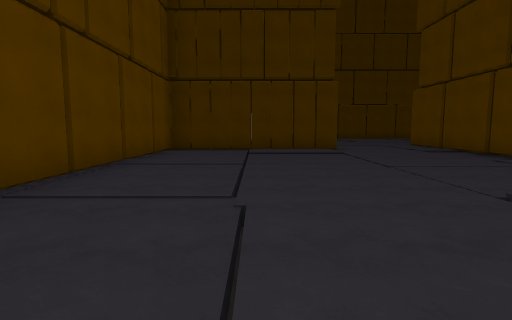
view 1 (above)

16 first-person views from a walk through a 3-D level made in the Unity game engine. The camera is 1.5 m above the floor, tilts 6° down and sees 80° across. The floor is counted in squares, 2.57 m on a side. Each view is taken from the middle of a square. On the plan, view 1 faces up. The plan holds only what a view shows up to about 9 squares ahead; the rest is blank. The place goes on beyond the plan. The player character is not drawn. Some animated figures are not drawn.

view 2
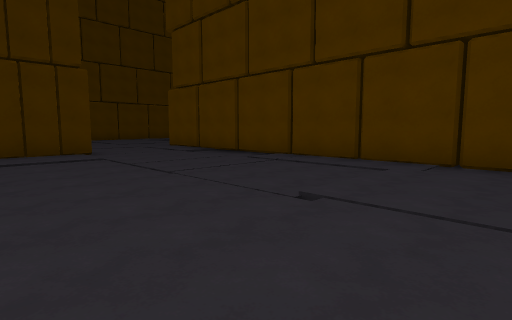

view 3
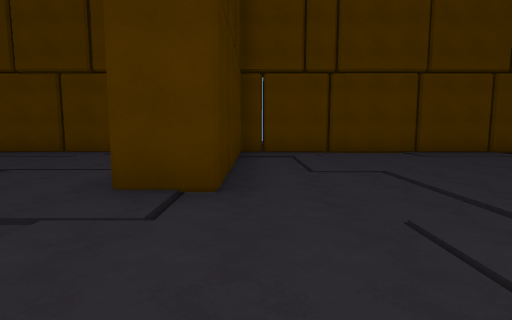

view 4
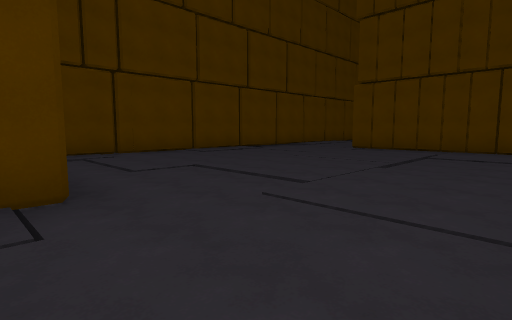

view 5
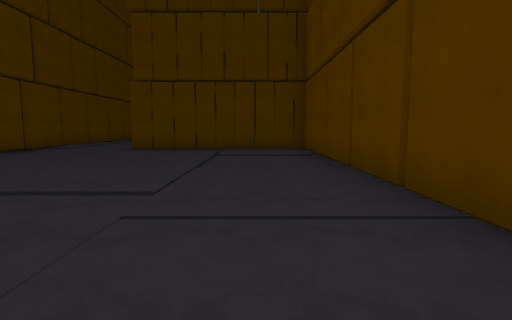

view 6
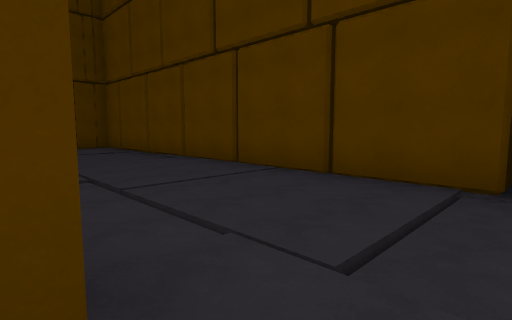

view 7
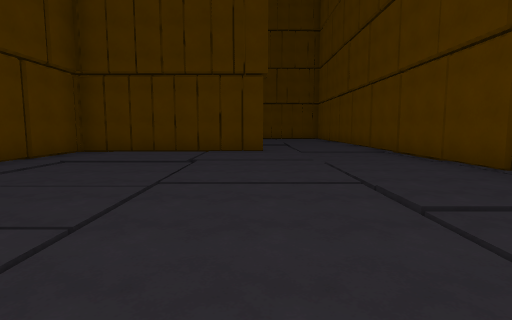

view 8
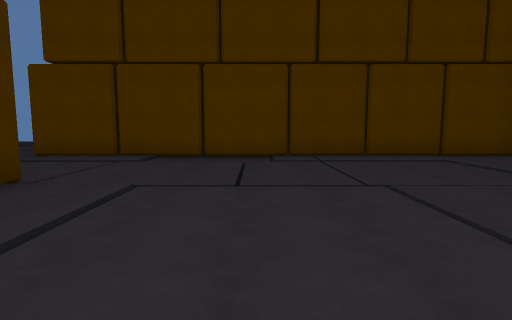

view 9
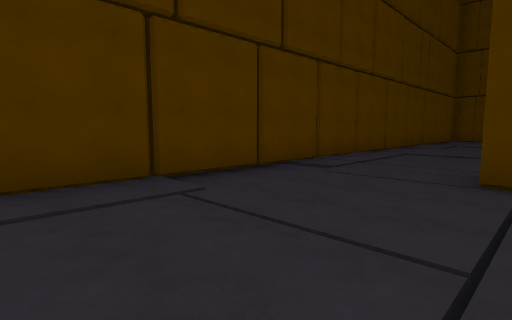

view 10
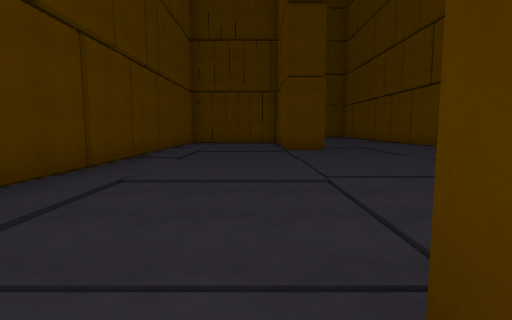

view 11
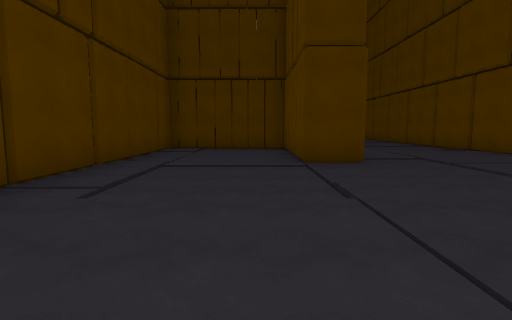

view 12
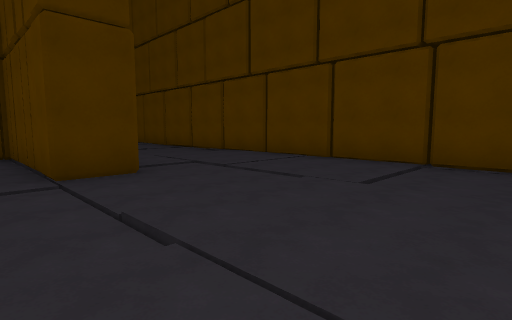

view 13
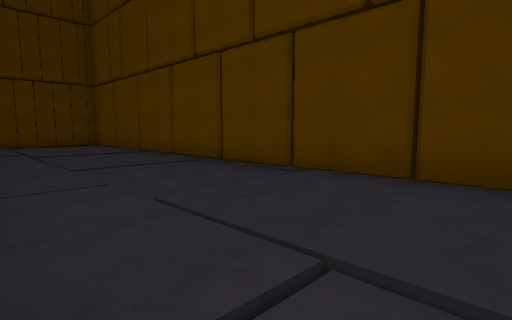

view 14
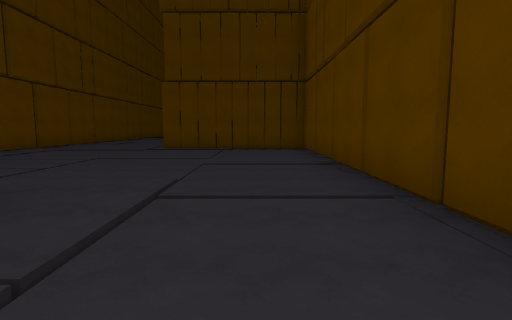

view 15
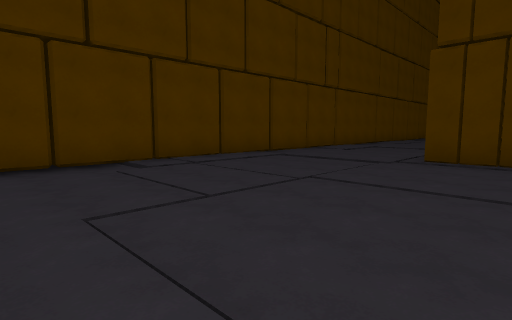

view 16
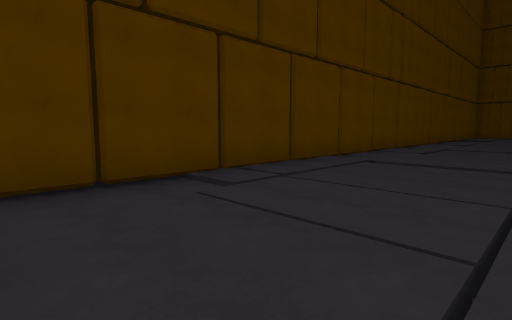

### Floor plan
Key: @ floor where view 1 was taken; # wall or solid block; . main floor; - floor 0.25 m lower than the main floor; _ floor 0.5 m lower than the main floor; / step, stairs or slope.
Columns run from 3 left of view 1 to 6 right of it. Each row starts with its distance up from view 1.
 11         ..
 10       ...#
  9 ######...#
  8 #///./../#
  7 #..///..-#
  6 #///.///-#
  5 #....////#
  4 #..../...#
  3 #..../...#
  2 #.././...#
  1 #.././...#
  0 #..@######
 -1 #.././...#
 -2 #.././//.#
 -3 #.././...#
 -4 #.././...#
 -5 #..///...#
 -6 #.././...#
 -7 #///./../#
 -8 #.././../#
 -9 ######../#
-10      /../#
-11      /...#
-12     ./...#
-13 #.././...#
-14 #.././...#
-15 #..///../#
-16 #.././...#
-17 #///./...#
-18 #..//#...#
-19 #../.#...#
-20 #../.#...#
-21 #../.#####
-22 #.././..-#
-23 #.././..-#
-24 #///./../#
-25 #..//////#
-26 #.././...#
-27 #.././...#
-28 #####_...#
-29      _...#
-30       ../#
-31       ...#
-32       ...

Positions as (right, up) in squares from view 1, and headings:
1: (0, 0), facing up
2: (0, 1), facing up-right
3: (-2, -1), facing right
4: (-2, 0), facing down-right
5: (-1, 0), facing down
6: (1, 1), facing down-left
7: (1, 8), facing down
8: (-1, 6), facing right
9: (2, -5), facing down-right
10: (3, -9), facing down
11: (3, -12), facing down
12: (3, -13), facing down-left
13: (1, -17), facing down-left
14: (-1, -19), facing down
15: (0, -22), facing down-right
16: (2, -22), facing down-right
